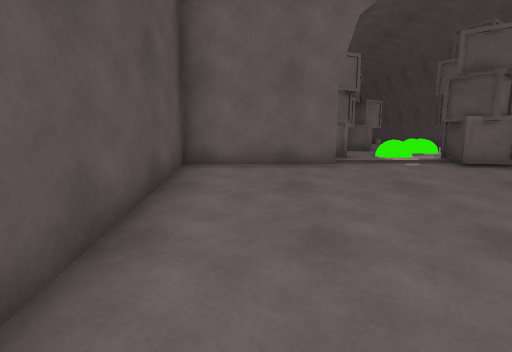
view 1 (above)

21 first-person views from a walk through a scene from a Unity 3-D project. The camera is 1.5 m above the floor, tilts 8° down and sees 85° across. The floor is counted in squares, 1 m on a side. Each view is taken from the middle of a square. On the plan, view 1 faces up. The plan holds only what a view shows up to about 14 squares ahead; the rest is blank. The place goes on beyond the plan. The player is left out.

view 2
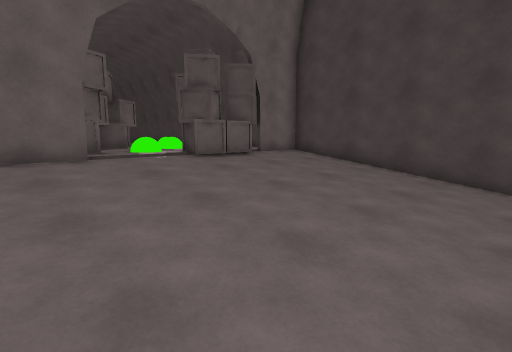

view 3
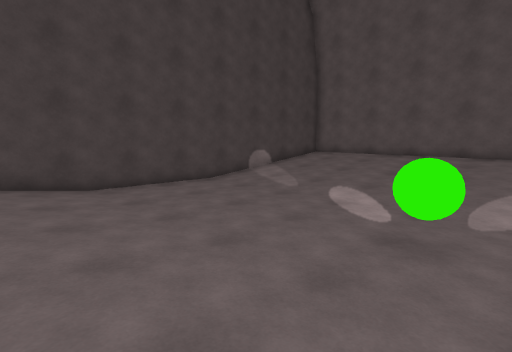

view 4
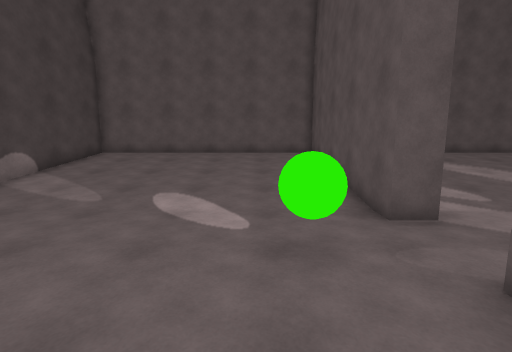

view 5
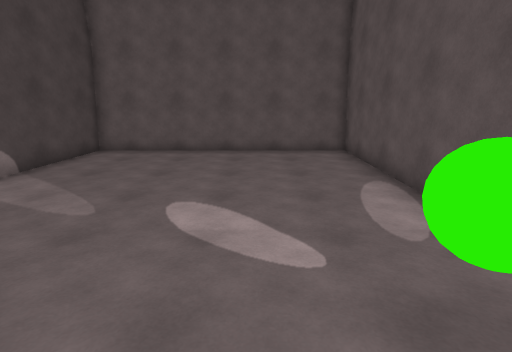

view 6
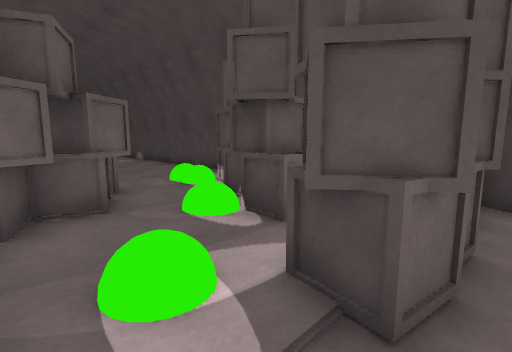

view 7
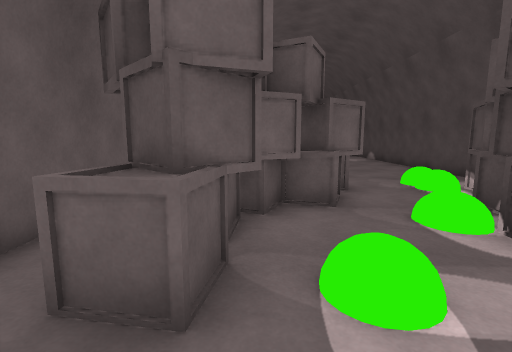

view 8
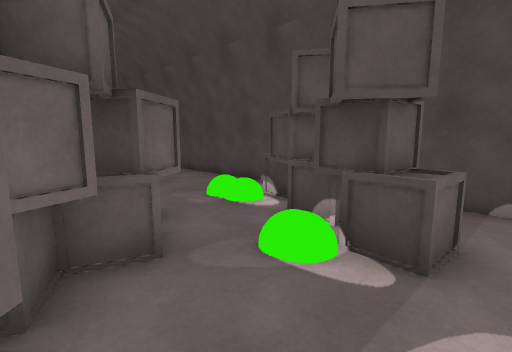

view 9
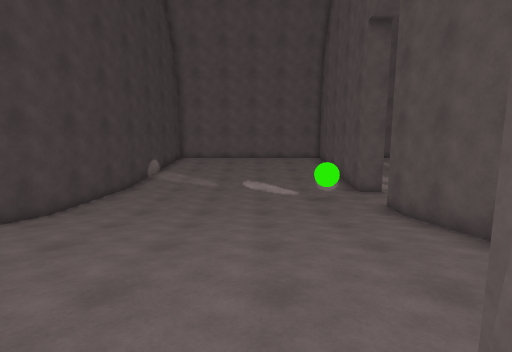

view 10
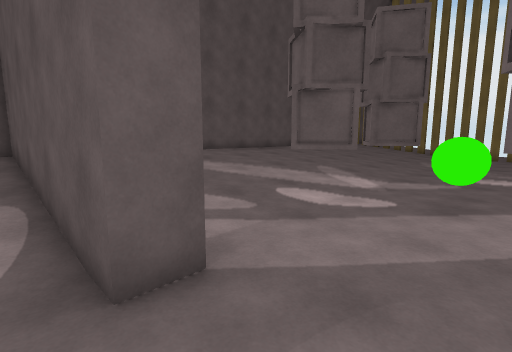

view 11
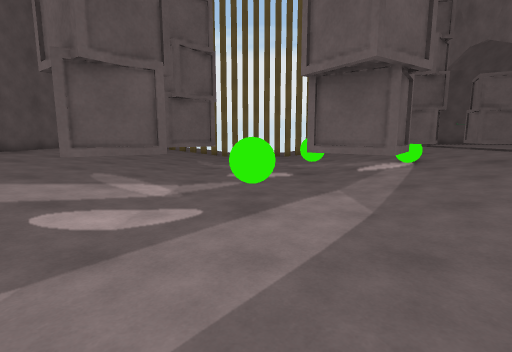

view 12
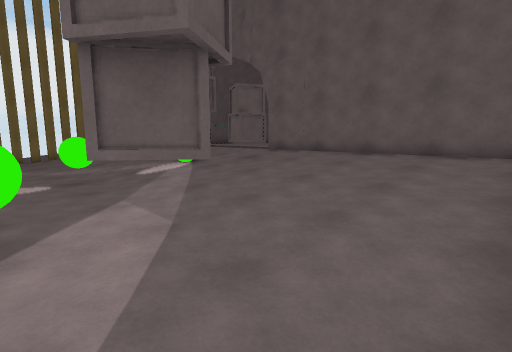

view 13
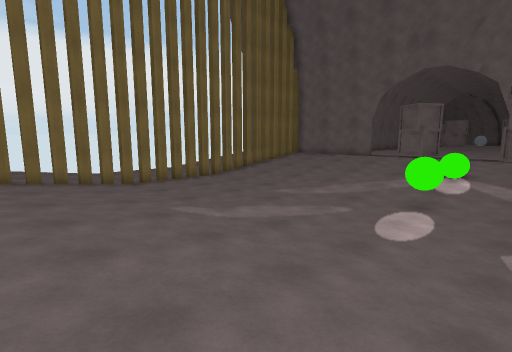

view 14
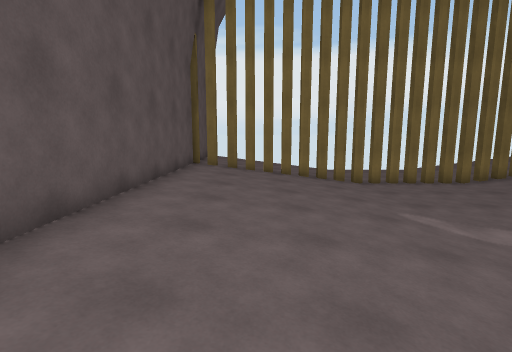

view 15
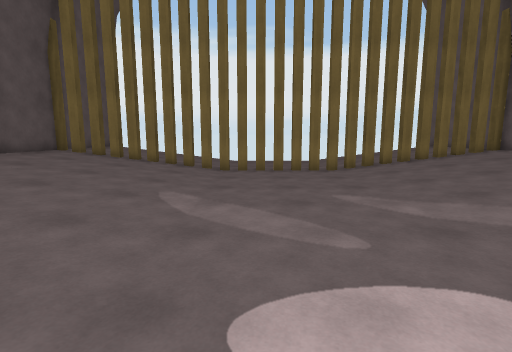

view 16
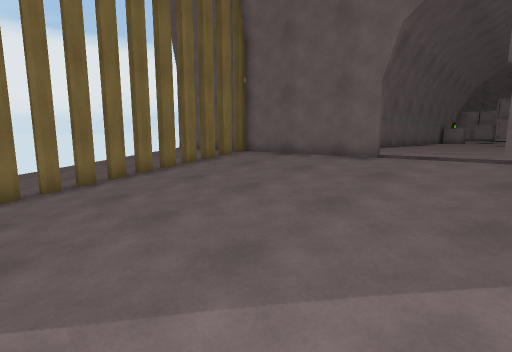

view 17
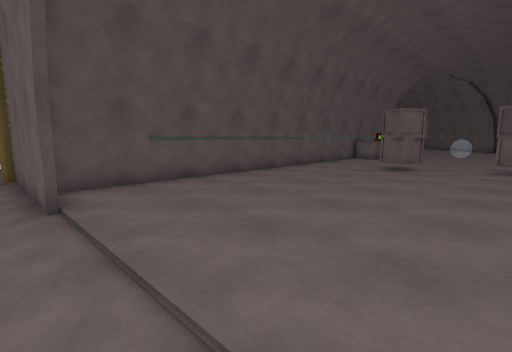

view 18
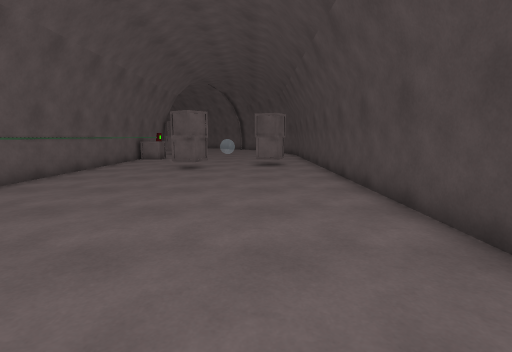

view 19
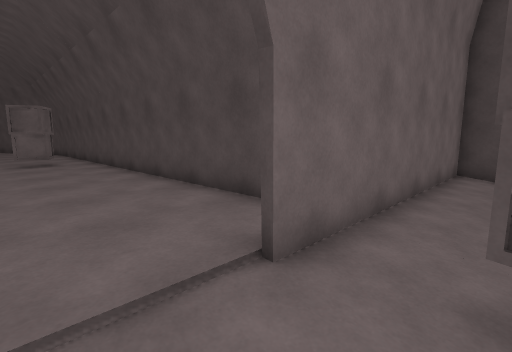

view 20
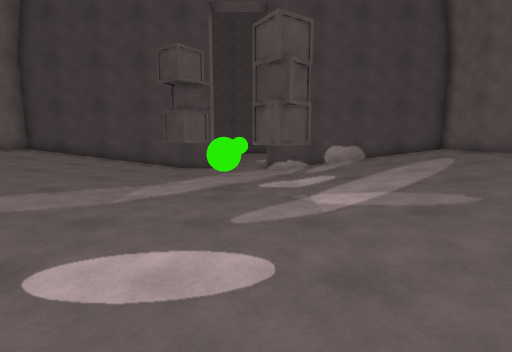

view 21
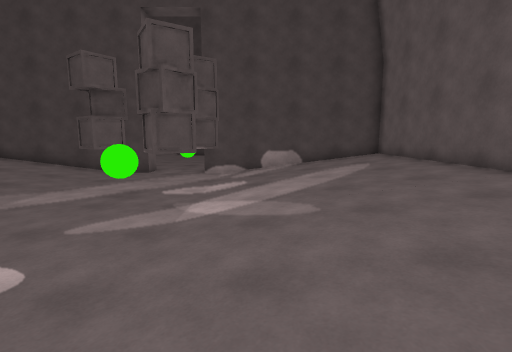

### Floor plan
Key: @ floor where view 1 was taken; # wall or solid block; x gap in a wall; . main floor; : floor 0.25 m higher than the main floor; + floor 0.5 m higher than the main floor; * floor 0.75 m higher than the main floor; % floor 1 m higher than the main floor; & floor 1.25 m higher than the main floor; B green ball; O other object.
Columns run from 26 left of view 1 to 10 right of it. Each row starts with its distance up from view 1.
 21           %%%%%%#
 20       #%%%%%%OO%#                 %#
 19       #%%%O%%OO%#                 %#
 18       #%%%OO%%%%#                %%#
 17       #%%%%%%%%%#                %%#
 16       #%%%%%%%%%#               %%%#
 15       #%%%%%%%%%#               %%% #
 14       #%%%%%%%%%#             OO%%  #
 13       #%%%%%%%%%#              O%%OO
 12       #%%%%%%%%%#         # OOOO%%OO
 11       #%%%%%%%%%#         # OOOO%OOO
 10       #%%%%%%%%%#         # OO%%OOO%#
  9       #%%%%%%%%%#         #%OO%%OOO%#
  8       #%%%%%%%%%#         #OO%&OOO%%#
  7 #########%%%%%###############%%OOO###
  6  *x********************##*******OO**#
  5  +x++++++++++++O+++++++##+++++++++++#
  4  +x++++++++OO+OO+++++++##+++++++++++#
  3  :x::::::::OBB:O:::::::##:::::::::::#
  2  :x:::::::::::OOO::::::##:::::::::::#
  1  .x............ .......##...........#
  0  .x..........B.........##.@.........#
 -1   x.........BB......OO.##...........#
 -2   x................OO..##...........#
 -3   x...............B.......BB........#
 -4   x..............OB.O..............##
 -5  .x..............OO.OO.##..........#
 -6  .x.................O..##..........#
 -7  :x....................##..........#
 -8  :x::::::::::::::::::::##::::::::::#
 -9  +x::::::::::::::::::::##::::::::::#
-10   x++++++++++++++++++++##++++++++++#
-11   x++++++++++++++++++++##++++++++++#
-12   x********************##**********#
-13  ###################################

Positions as (right, up) in squares from view 1, and headings:
1: (0, 0), facing up
2: (0, -1), facing up-right
3: (-1, 2), facing down-right
4: (1, 1), facing down
5: (2, -1), facing down
6: (3, 6), facing up-right
7: (3, 6), facing up
8: (3, 8), facing up-right
9: (3, 8), facing down
10: (-1, -2), facing down-left
11: (-2, -3), facing left
12: (-3, -3), facing up-left
13: (-11, -10), facing up-left
14: (-11, -10), facing left
15: (-11, -4), facing left
16: (-15, -1), facing up-left
17: (-12, 6), facing up-left
18: (-13, 6), facing up
19: (-14, 5), facing up-right
20: (-16, -4), facing right
21: (-16, -7), facing right
